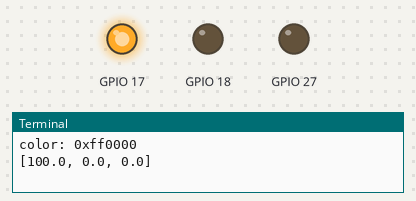
Bench run of a program on a simulated Raspberry Pi (BCM pin numbers). Shown: output pins drawn as LEDs (lit = HIGH), the last lines printed to the terminal. At 7.0 s the program stops and its outputs stay as they are.

Above: at 0.1 s.
At 1.1 s:
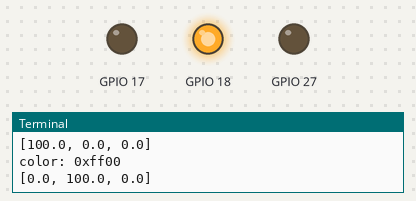
At 2.1 s:
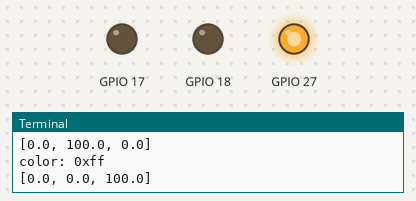
At 3.1 s:
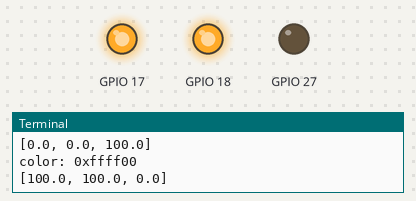
At 5.1 s:
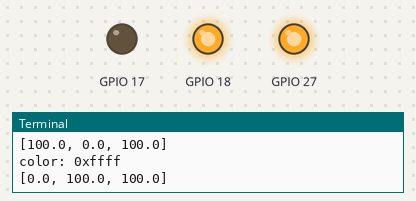
At 7.1 s:
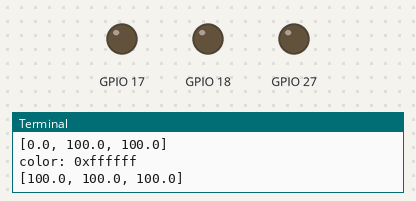
Timing chart, 0 to 8.5 s (numbered marks = the images above):
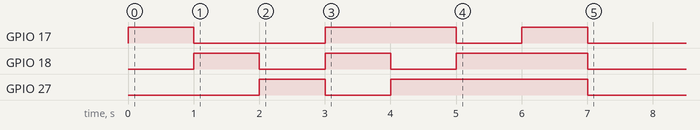

The program:

rgbled.py
```python
# --coding:utf-8--
"""
@author:marble
@file:rgbled.py
@date:2021/8/22
"""

from led import MultiColorLed
import RPi.GPIO as GPIO
import time


class RGBLed(MultiColorLed):
    pass


pin_R = 17
pin_G = 18
pin_B = 27
colors = [0xFF0000, 0x00FF00, 0x0000FF, 0xFFFF00, 0xFF00FF, 0x00FFFF, 0xffffff]
if __name__ == '__main__':
    freq = (2000, 1999, 5000)
    with RGBLed((pin_R, pin_G, pin_B)) as rgbled:
        for color in colors:
            print("color:", hex(color))
            rgbled.setcolors(color)
            time.sleep(1)

    pass
```

led.py
```python
# --coding:utf-8--


import RPi
import RPi.GPIO as GPIO
import time


class Led:
    def __init__(self, pin, *, initial=GPIO.LOW, mode=GPIO.BCM, freq: 'Hz' = 100, light: 'light percent' = 100):
        self.pin = pin
        self.freq = freq
        self.light = light
        self.initial = initial
        self.mode = mode
        GPIO.setmode(mode)
        GPIO.setup(self.pin, GPIO.OUT, initial=initial)
        self.led = GPIO.PWM(self.pin, self.freq)

    def __repr__(self):
        return f'''Led(pin={self.pin},initial={self.initial},mode={self.mode},freq={self.freq},light={self.light})'''

    def on(self, light: "light percent" = None):
        if light is not None:
            self.light = light
        self.led.start(self.light)

    def off(self):
        self.led.stop()

    def cleanup(self):
        self.off()
        GPIO.cleanup(self.pin)

    def __enter__(self):
        # print('with enter')
        return self

    def __exit__(self, exc_type, exc_val, exc_tb):
        # print('with exit')
        self.cleanup()


class MultiColorLed:
    def __init__(self, pins, **kwargs):
        self.pins = pins
        # print(kwargs)
        # self.leds = tuple(Led(pin) for pin in self.pins)
        self.leds = self.getleds(pins, **kwargs)

    @staticmethod
    def getleds(pins, **kwargs):
        leds = []
        for i in range(len(pins)):
            pin = pins[i]
            kws = {}
            for k, v in kwargs.items():
                if i >= len(v):
                    continue
                kws.update({k: v[i]})
            # print('pin',pin)
            # print('kws:',kws)
            leds.append(Led(pin, **kws))
        return tuple(leds)

    def setcolors(self, colors: "0xAABB" = None):
        if colors is None:
            return None
        lights = self.colors2lights(colors)
        print(lights)
        for led, light in zip(self.leds, lights):
            led.on(light)

    def colors2lights(self, colors):
        color_list = []
        for i in range(len(self.pins)):
            color_list.append(colors & 0xff)
            colors >>= 8
        color_list.reverse()
        lights = [color / 255 * 100 for color in color_list]
        return lights

    def cleanup(self):
        for led in self.leds:
            led.cleanup()
        # GPIO.cleanup(self.pins)

    def __enter__(self):
        # print('with enter')
        return self

    def __exit__(self, exc_type, exc_val, exc_tb):
        # print('with exit')
        self.cleanup()


pin_G = 18
pin_R = 17
pin_B = 27
if __name__ == '__main__':
    # 呼吸灯
    # led = Led(pin_R)
    # led__G = Led(pin_G)
    # led__G.on()
    with Led(pin_B) as led:
        while True:
            for i in range(100):
                led.on(i)
                # print(f"light: {i}%")
                time.sleep(0.01)
            time.sleep(0.4)
            for i in range(100, 0, -1):
                led.on(i)
                # print(f"light: {i}%")
                time.sleep(0.01)
            time.sleep(0.4)
        # input('enter to exit:')
```
